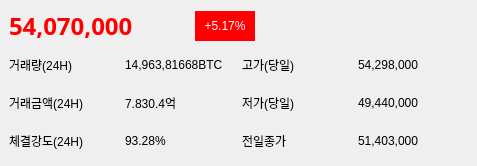
<?xml version="1.0" encoding="UTF-8"?>
<ui version="4.0">
 <class>Form</class>
 <widget class="QWidget" name="Form">
  <property name="geometry">
   <rect>
    <x>0</x>
    <y>0</y>
    <width>477</width>
    <height>166</height>
   </rect>
  </property>
  <property name="windowTitle">
   <string>Form</string>
  </property>
  <layout class="QVBoxLayout" name="verticalLayout">
   <property name="leftMargin">
    <number>9</number>
   </property>
   <property name="topMargin">
    <number>9</number>
   </property>
   <property name="rightMargin">
    <number>9</number>
   </property>
   <property name="bottomMargin">
    <number>9</number>
   </property>
   <item>
    <layout class="QHBoxLayout" name="horizontalLayout">
     <item>
      <widget class="QLabel" name="label_1">
       <property name="minimumSize">
        <size>
         <width>180</width>
         <height>0</height>
        </size>
       </property>
       <property name="font">
        <font>
         <family>맑은 고딕</family>
         <pointsize>18</pointsize>
         <weight>75</weight>
         <bold>true</bold>
        </font>
       </property>
       <property name="styleSheet">
        <string notr="true">color:red;</string>
       </property>
       <property name="text">
        <string>54,070,000</string>
       </property>
      </widget>
     </item>
     <item>
      <widget class="QLabel" name="label_2">
       <property name="minimumSize">
        <size>
         <width>60</width>
         <height>30</height>
        </size>
       </property>
       <property name="maximumSize">
        <size>
         <width>60</width>
         <height>30</height>
        </size>
       </property>
       <property name="styleSheet">
        <string notr="true">background-color:red; color:white;</string>
       </property>
       <property name="text">
        <string>+5.17%</string>
       </property>
       <property name="alignment">
        <set>Qt::AlignCenter</set>
       </property>
      </widget>
     </item>
     <item>
      <spacer name="horizontalSpacer">
       <property name="orientation">
        <enum>Qt::Horizontal</enum>
       </property>
       <property name="sizeHint" stdset="0">
        <size>
         <width>40</width>
         <height>20</height>
        </size>
       </property>
      </spacer>
     </item>
    </layout>
   </item>
   <item>
    <layout class="QGridLayout" name="gridLayout">
     <item row="1" column="0">
      <widget class="QLabel" name="label_7">
       <property name="text">
        <string>거래금액(24H)</string>
       </property>
      </widget>
     </item>
     <item row="0" column="3">
      <widget class="QLabel" name="label_6">
       <property name="text">
        <string>54,298,000</string>
       </property>
      </widget>
     </item>
     <item row="1" column="3">
      <widget class="QLabel" name="label_10">
       <property name="text">
        <string>49,440,000</string>
       </property>
      </widget>
     </item>
     <item row="0" column="2">
      <widget class="QLabel" name="label_5">
       <property name="text">
        <string>고가(당일)</string>
       </property>
      </widget>
     </item>
     <item row="1" column="2">
      <widget class="QLabel" name="label_9">
       <property name="text">
        <string>저가(당일)</string>
       </property>
      </widget>
     </item>
     <item row="1" column="1">
      <widget class="QLabel" name="label_8">
       <property name="text">
        <string>7.830.4억</string>
       </property>
      </widget>
     </item>
     <item row="0" column="1">
      <widget class="QLabel" name="label_15">
       <property name="text">
        <string>14,963,81668BTC</string>
       </property>
      </widget>
     </item>
     <item row="0" column="0">
      <widget class="QLabel" name="label_4">
       <property name="text">
        <string>거래량(24H)</string>
       </property>
      </widget>
     </item>
     <item row="2" column="0">
      <widget class="QLabel" name="label_11">
       <property name="text">
        <string>체결강도(24H)</string>
       </property>
      </widget>
     </item>
     <item row="2" column="1">
      <widget class="QLabel" name="label_12">
       <property name="text">
        <string>93.28%</string>
       </property>
      </widget>
     </item>
     <item row="2" column="2">
      <widget class="QLabel" name="label_13">
       <property name="text">
        <string>전일종가</string>
       </property>
      </widget>
     </item>
     <item row="2" column="3">
      <widget class="QLabel" name="label_14">
       <property name="text">
        <string>51,403,000</string>
       </property>
      </widget>
     </item>
    </layout>
   </item>
  </layout>
 </widget>
 <resources/>
 <connections/>
</ui>
